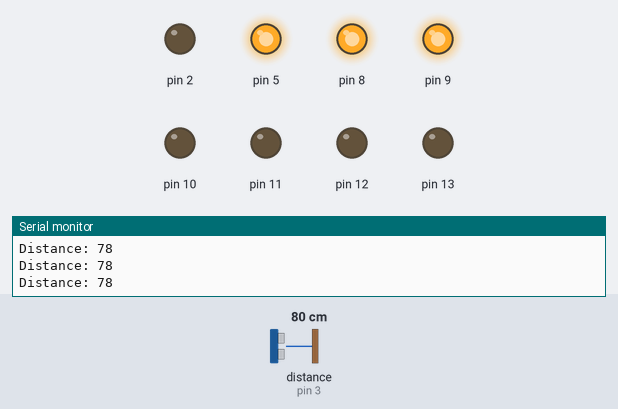
Recording of a sketch running on a simulated Arduino Uno, built with avr-gcc and run on an emulated ATmega328P. On the bench: output pins drawn as LEDs (lit = HIGH), the last lines printed to the serial monitor. Wiring (inferred from the names in the program): ultrasonic range finder: trigger pin 4; echo pin 3. The test bench sets the inputs (shaded band); at power-on: distance to the obstacle (sensor on pin 3) 80 cm. The echo pulse lasts 58.3 µs per cm; pins used as bus, display or sensor lines are not drawn.

Above: at 1.2 s.
1.3 s: distance to the obstacle (sensor on pin 3) set to 44 cm
2.8 s: distance to the obstacle (sensor on pin 3) set to 37 cm
At 3.3 s:
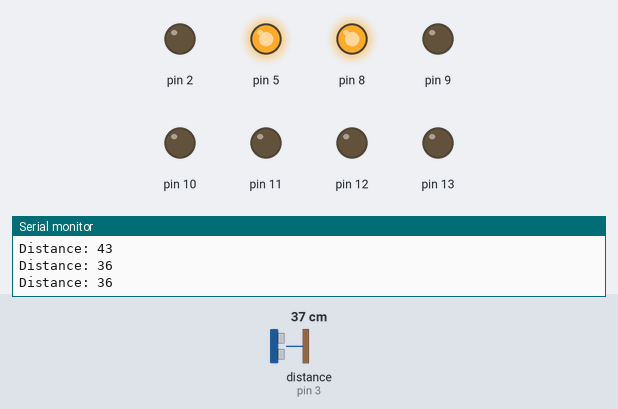
4.3 s: distance to the obstacle (sensor on pin 3) set to 120 cm
At 5.2 s:
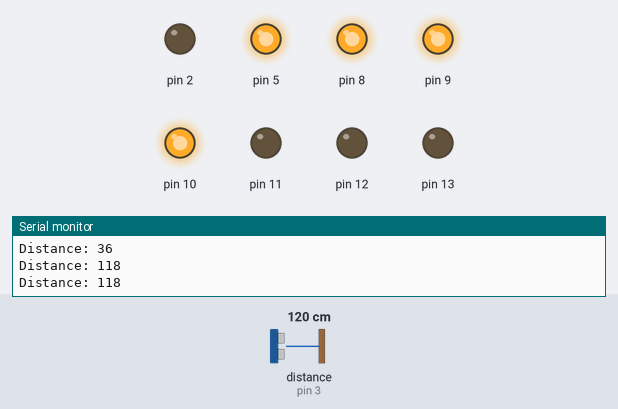
5.9 s: distance to the obstacle (sensor on pin 3) set to 125 cm
At 7.2 s:
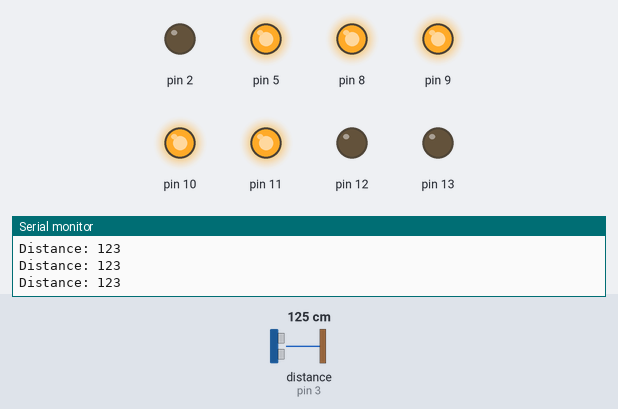
7.5 s: distance to the obstacle (sensor on pin 3) set to 158 cm
9.0 s: distance to the obstacle (sensor on pin 3) set to 167 cm
At 10.3 s:
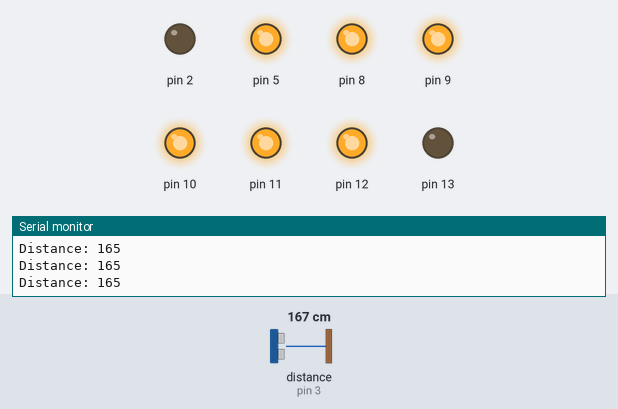
Timing chart, 0 to 11.8 s (numbered marks = the images above; inputs shaded):
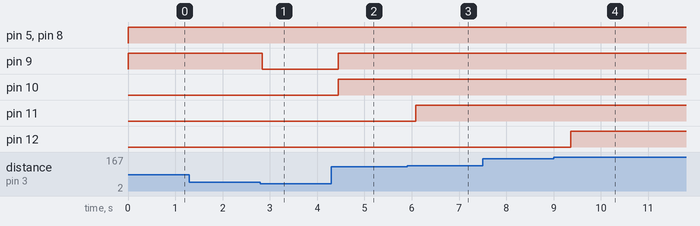

Measured:
- the behaviour switches between 42 and 41 cm on distance to the obstacle (sensor on pin 3) (found by bisection; images 0 and 1)
- the behaviour switches between 122 and 123 cm on distance to the obstacle (sensor on pin 3) (found by bisection; images 2 and 3)
- the behaviour switches between 162 and 163 cm on distance to the obstacle (sensor on pin 3) (found by bisection; images 3 and 4)
- after the input at 2.8 s, pin 9: HIGH → LOW at once
- after the input at 4.3 s, pin 9, pin 10: LOW → HIGH after 0.15 s
- after the input at 5.9 s, pin 11: LOW → HIGH after 0.18 s
- after the input at 9.0 s, pin 12: LOW → HIGH after 0.36 s

The sketch:

sketch_dec11a.ino
```cpp
    const int trigPin = 4;
    const int echoPin = 3;
    long duration;
    int distance;

    void setup() {
      pinMode(2,OUTPUT);
      pinMode(5,OUTPUT);
      pinMode(12,OUTPUT);
      pinMode(13,OUTPUT);
      pinMode(11,OUTPUT);
      pinMode(10,OUTPUT);
      pinMode(9,OUTPUT);
      pinMode(8,OUTPUT);
    pinMode(trigPin, OUTPUT);
    pinMode(echoPin, INPUT);
    Serial.begin(9600);
    }
    void loop() {

  digitalWrite(2,LOW);
  digitalWrite(5,HIGH);
    digitalWrite(trigPin, LOW);
    delayMicroseconds(2);
    digitalWrite(trigPin, HIGH);
    delayMicroseconds(10);
    digitalWrite(trigPin, LOW);
    duration = pulseIn(echoPin, HIGH);
    distance= duration*0.034/2;
    Serial.print("Distance: ");
    Serial.println(distance);

  if(distance>=0 && distance<=40)
    {digitalWrite(8,HIGH);
    digitalWrite(9,LOW);
digitalWrite(10,LOW);
digitalWrite(11,LOW);
digitalWrite(12,LOW);
digitalWrite(13,LOW);
    delay(200);}

    if(distance>=41 && distance<=80)
    {digitalWrite(8,HIGH);
    digitalWrite(9,HIGH);
    digitalWrite(10,LOW);
digitalWrite(11,LOW);
digitalWrite(12,LOW);
digitalWrite(13,LOW);
    delay(200);}

        if(distance>=81 && distance<=120)
    {digitalWrite(8,HIGH);
    digitalWrite(9,HIGH);
    digitalWrite(10,HIGH);
    digitalWrite(11,LOW);
    digitalWrite(12,LOW);
digitalWrite(13,LOW);
    delay(200);}


        if(distance>=121 && distance <=160)
   { digitalWrite(8,HIGH);
    digitalWrite(9,HIGH);
    digitalWrite(10,HIGH);
    digitalWrite(11,HIGH);
    digitalWrite(12,LOW);
digitalWrite(13,LOW);
    delay(200);}

            if(distance>=161 && distance <=200)
   { digitalWrite(8,HIGH);
    digitalWrite(9,HIGH);
    digitalWrite(10,HIGH);
    digitalWrite(11,HIGH);
    digitalWrite(12,HIGH);
digitalWrite(13,LOW);
    delay(200);}


            if(distance>=201)
   { digitalWrite(8,HIGH);
    digitalWrite(9,HIGH);
    digitalWrite(10,HIGH);
    digitalWrite(11,HIGH);
    digitalWrite(12,HIGH);
digitalWrite(13,HIGH);
    delay(200);}

delay(200);

    }
```
